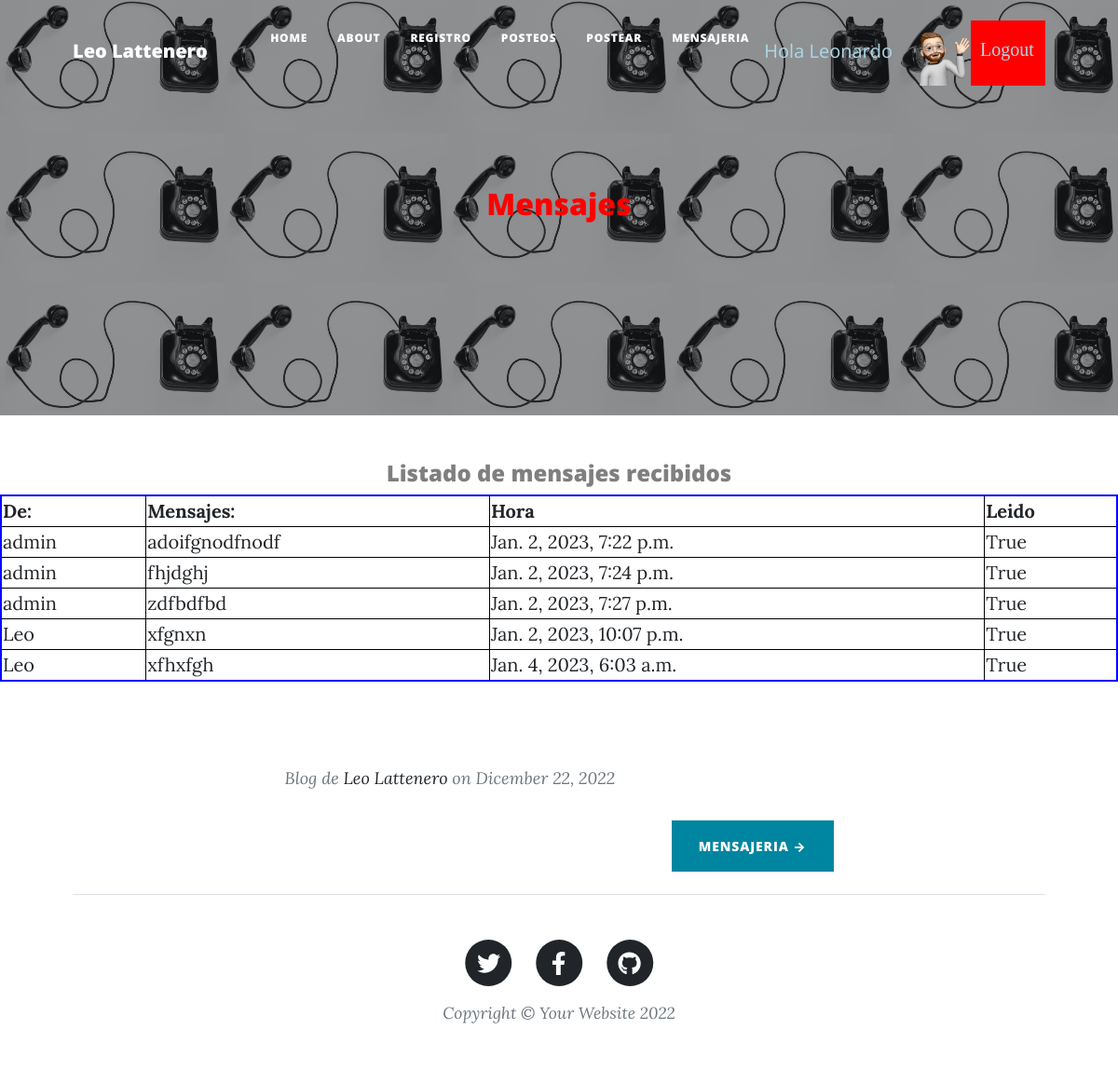
/chat/MensajeRecibido (signed in), run on an earlier commit of the app's database.
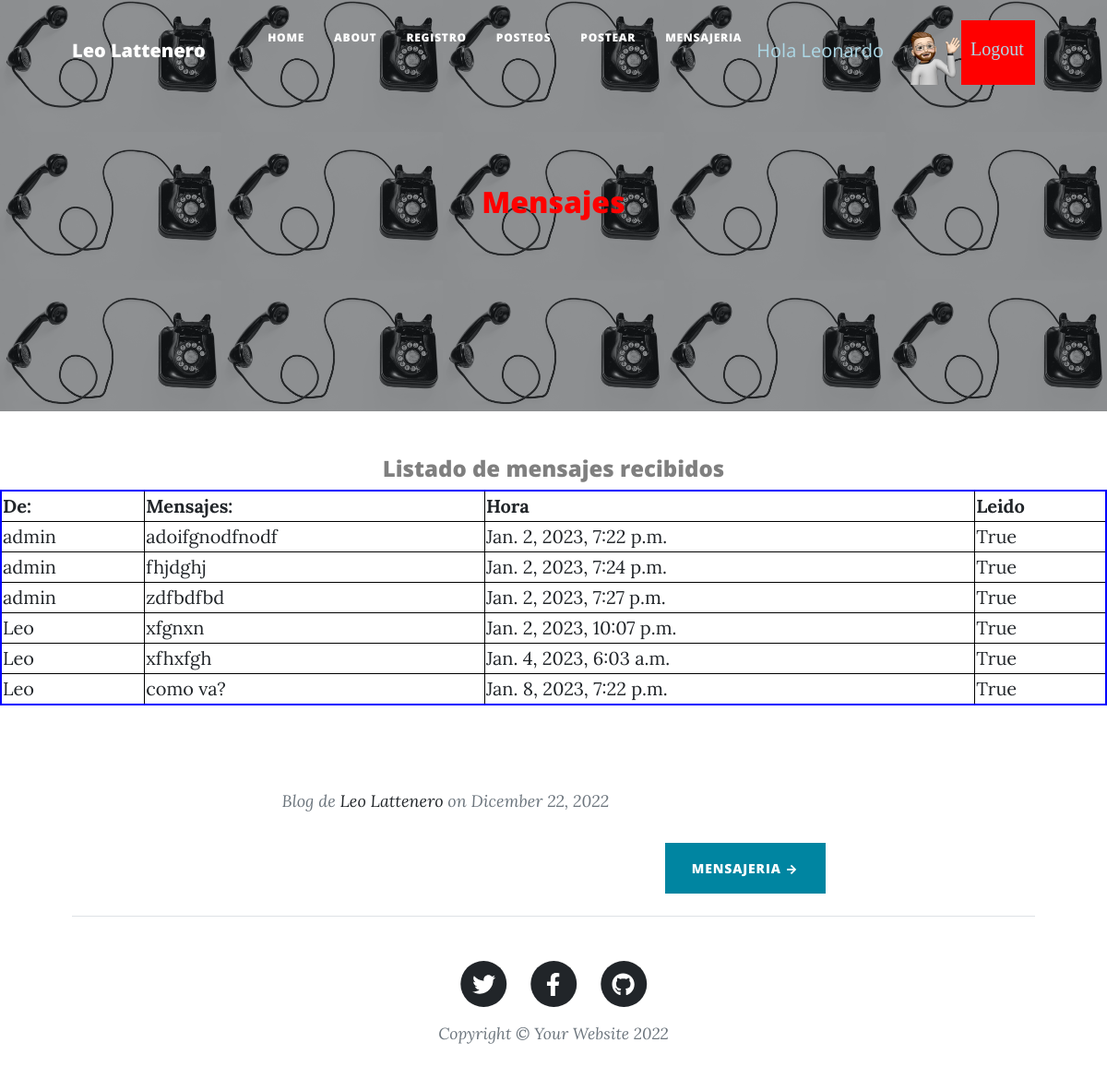
And on a later commit of the database.
### Chat/models.py (models this page shows)
class Mensaje(models.Model):
    enviar = models.ForeignKey(User, on_delete=models.CASCADE, related_name='sender')
    recibir = models.ForeignKey(User, on_delete=models.CASCADE, related_name='receiver')
    mensaje = models.TextField(max_length=5000)
    hora = models.DateTimeField(auto_now_add=True)
    leido = models.BooleanField(default=False)
    def __str__(self):
        return  str(self.leido) + " "+ self.mensaje + " "+ str(self.hora)

### Chat/views.py (the view)
# urls.py: path("MensajeRecibido", MensajeRecibido , name = "MensajeRecibido"),
def MensajeRecibido(request):
    usuario = request.user
    herram = Mensaje.objects.filter(recibir = usuario)
    for mensaje in herram:
        mensaje.leido = True
        mensaje.save()
    print(herram)
    return render(request, "MensajeRecibido.html", {"mensajes": herram, "imagen": obtenerAvatar(request)})

### AppLogin/views.py (called while the page is built)
def obtenerAvatar(request):
    if request.user.is_authenticated:
        lista=Avatar.objects.filter(user=request.user)
        if len(lista)!=0:
            imagen=lista[0].imagen.url
        else:
            imagen="/media/avatares/avatarpordefecto.jpg"
        return imagen

### Chat/templates/MensajeRecibido.html (shortened to what this page needs)
{% extends "inicioChat.html" %}
{% load static %}
{% block titulo %}
<h2 style="color:red" >Mensajes </h2>
{% endblock %}
{% block contenido_que_cambia %}
<h4 class="text-black-50" style="text-align: center;">Listado de mensajes recibidos</h4>
<table width="100%" style="border: 2px solid blue;">
    <tr>
        <th>De:      </th>
        <th>Mensajes:   </th>
        <th>Hora        </th>
        <th>Leido       </th>
    </tr>
    {% for indice in mensajes %}
    <tr>
        <td>{{ indice.enviar }}</td>
        <td style="text-align: left;">{{ indice.mensaje }}</td>
        <td>{{ indice.hora }}</td>
        <td>{{ indice.leido }}</td>
    </tr>
    {% endfor %}
</table>
<br>
<br>
{% endblock %}

### Chat/templates/inicioChat.html (shortened to what this page needs)
<!DOCTYPE html>
<html lang="en">
    <head>
        {% load static %}
        <link href="{% static 'css/styles.css' %}" rel="stylesheet" />
    </head>
    <body>
        <nav class="navbar navbar-expand-lg navbar-light" id="mainNav">
            <div class="container px-4 px-lg-5">
                <a class="navbar-brand" href="{% url 'about' %}">Leo Lattenero </a>
                <div class="collapse navbar-collapse" id="navbarResponsive">
                    <ul class="navbar-nav ms-auto py-4 py-lg-0">
                        <li class="nav-item"><a class="nav-link px-lg-3 py-3 py-lg-4" href="{% url 'inicioRut' %}">Home</a></li>
                        <li class="nav-item"><a class="nav-link px-lg-3 py-3 py-lg-4" href="{% url 'about' %}">About</a></li>
                        <li class="nav-item"><a class="nav-link px-lg-3 py-3 py-lg-4" href="{% url 'register' %}">Registro</a></li>
                        {% if user.is_authenticated %}
                        <li class="nav-item"><a class="nav-link px-lg-3 py-3 py-lg-4" href="{% url 'posteos' %}">Posteos</a></li>
                        <li class="nav-item"><a class="nav-link px-lg-3 py-3 py-lg-4" href="{% url 'posteoForm' %}">Postear</a></li>
                        <li class="nav-item"><a class="nav-link px-lg-3 py-3 py-lg-4" href="{% url 'mensajeFormulario' %}">Mensajeria</a></li>
                        <p style="color: lightblue"> Hola   {{ user.username }}</p>
                        <img src="{{ imagen }}" class="img" alt="">
                        <a class="bot2" href="{% url 'logout' %}">Logout</a>
                        {% else %}
                        <a class="bot" href="{% url 'login' %}">Login</a>
                        {% endif %}
                    </ul>
                </div>
            </div>
        </nav>
        <header class="masthead" style="background-size:20% 36% ;background-repeat: repeat;  background-image: url('../static/assets/img/contact-bg.jpg')">
            <div class="container position-relative px-4 px-lg-5">
                <div class="row gx-4 gx-lg-5 justify-content-center">
                    <div class="col-md-10 col-lg-8 col-xl-7">
                        <div class="site-heading">
                            {% block titulo %}
                            {% endblock %}
                        </div>
                    </div>
                </div>
            </div>
        </header>
        {% block contenido_que_cambia %}
        {% endblock %}
        <div class="container px-4 px-lg-5">
            <div class="row gx-4 gx-lg-5 justify-content-center">
                <div class="col-md-10 col-lg-8 col-xl-7">
                    <div class="post-preview">
                        <p class="post-meta">
                            Blog de
                            <a href="{% url 'about' %}">Leo Lattenero </a>
                            on Dicember 22, 2022
                        </p>
                    <div class="d-flex justify-content-end mb-4"><a class="btn btn-primary text-uppercase" href="{% url 'mensajeFormulario' %}"> Mensajeria →</a></div>
                </div>
            </div>
        </div>
        <footer class="border-top">
            <div class="container px-4 px-lg-5">
                <div class="row gx-4 gx-lg-5 justify-content-center">
                    <div class="col-md-10 col-lg-8 col-xl-7">
                        <ul class="list-inline text-center">
                            <li class="list-inline-item">
                                <a href="https://twitter.com/LeonardoLatten1" target="_blank">
                                    <span class="fa-stack fa-lg">
                                        <i class="fas fa-circle fa-stack-2x"></i>
                                        <i class="fab fa-twitter fa-stack-1x fa-inverse"></i>
                                    </span>
                                </a>
                            </li>
                            <li class="list-inline-item">
                                <a href="https://www.facebook.com/leonardo.lattenero" target="_blank">
                                    <span class="fa-stack fa-lg">
                                        <i class="fas fa-circle fa-stack-2x"></i>
                                        <i class="fab fa-facebook-f fa-stack-1x fa-inverse" ></i>
                                    </span>
                                </a>
                            </li>
                            <li class="list-inline-item">
                                <a href="https://github.com/LeoLatt" target="_blank">
                                    <span class="fa-stack fa-lg">
                                        <i class="fas fa-circle fa-stack-2x"></i>
                                        <i class="fab fa-github fa-stack-1x fa-inverse"></i>
                                    </span>
                                </a>
                            </li>
                        </ul>
                        <div class="small text-center text-muted fst-italic">Copyright &copy; Your Website 2022</div>
                    </div>
                </div>
            </div>
        </footer>
    </body>
</html>

### Chat/templates/inicioChat.html (style rules this page uses)
.img { margin-top: 14px; margin-left: 14px; width: 70px; height: 70px; }
.bot2 { display: inline-block; margin-top: 14px; background-color: red; font-family:'Times New Roman', Times, serif; width: 80px; height: 70px; padding: 16px 10px; color:lightblue; }

### Chat/templates/MensajeRecibido.html (style rules this page uses)
th, td { border: 1px solid black; }

What changed in the data, as far as the page shows it:
added Mensaje: enviar "Leo", mensaje "como va?", hora "Jan. 8, 2023, 7:22 p.m.", leido "True"
